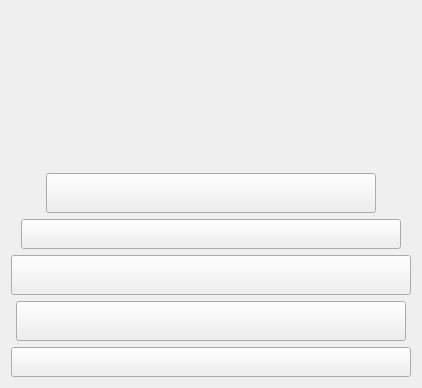
      <widget class="QWidget" name="page_2">
       <layout class="QGridLayout" name="gridLayout_3">
        <item row="3" column="0">
         <layout class="QVBoxLayout" name="verticalLayout_7">
          <item alignment="Qt::AlignHCenter|Qt::AlignVCenter">
           <widget class="QPushButton" name="crowd_control_button">
            <property name="minimumSize">
             <size>
              <width>380</width>
              <height>30</height>
             </size>
            </property>
            <property name="styleSheet">
             <string notr="true">border-image: url(:/Horus Main Page/crowdcontrol.png);</string>
            </property>
            <property name="text">
             <string/>
            </property>
           </widget>
          </item>
         </layout>
        </item>
        <item row="2" column="0">
         <layout class="QVBoxLayout" name="verticalLayout_6">
          <item alignment="Qt::AlignHCenter|Qt::AlignVCenter">
           <widget class="QPushButton" name="single_user_button">
            <property name="minimumSize">
             <size>
              <width>330</width>
              <height>40</height>
             </size>
            </property>
            <property name="styleSheet">
             <string notr="true">border-image: url(:/Horus Main Page/singleuser.png);</string>
            </property>
            <property name="text">
             <string/>
            </property>
           </widget>
          </item>
         </layout>
        </item>
        <item row="4" column="0">
         <layout class="QVBoxLayout" name="verticalLayout_8">
          <item alignment="Qt::AlignHCenter|Qt::AlignVCenter">
           <widget class="QPushButton" name="deception_detection_button">
            <property name="minimumSize">
             <size>
              <width>400</width>
              <height>40</height>
             </size>
            </property>
            <property name="styleSheet">
             <string notr="true">border-image: url(:/Horus Main Page/deceptiondetection.png);</string>
            </property>
            <property name="text">
             <string/>
            </property>
           </widget>
          </item>
         </layout>
        </item>
        <item row="6" column="0">
         <layout class="QVBoxLayout" name="verticalLayout_11">
          <item alignment="Qt::AlignHCenter|Qt::AlignVCenter">
           <widget class="QPushButton" name="screen_capture_button">
            <property name="minimumSize">
             <size>
              <width>400</width>
              <height>30</height>
             </size>
            </property>
            <property name="styleSheet">
             <string notr="true">border-image: url(:/Horus Main Page/screencaptıure.png);</string>
            </property>
            <property name="text">
             <string/>
            </property>
           </widget>
          </item>
         </layout>
        </item>
        <item row="5" column="0">
         <layout class="QVBoxLayout" name="verticalLayout_10">
          <item alignment="Qt::AlignHCenter|Qt::AlignVCenter">
           <widget class="QPushButton" name="list_analysis_button">
            <property name="minimumSize">
             <size>
              <width>390</width>
              <height>40</height>
             </size>
            </property>
            <property name="styleSheet">
             <string notr="true">border-image: url(:/Horus Main Page/lastanalyses.png);</string>
            </property>
            <property name="text">
             <string/>
            </property>
           </widget>
          </item>
         </layout>
        </item>
        <item row="0" column="0">
         <layout class="QVBoxLayout" name="verticalLayout_3">
          <property name="spacing">
           <number>0</number>
          </property>
          <item alignment="Qt::AlignHCenter|Qt::AlignVCenter">
           <widget class="QLabel" name="horus_image_label">
            <property name="minimumSize">
             <size>
              <width>200</width>
              <height>100</height>
             </size>
            </property>
            <property name="styleSheet">
             <string notr="true">border-image: url(:/Horus Main Page/Horus.png);</string>
            </property>
            <property name="text">
             <string/>
            </property>
           </widget>
          </item>
         </layout>
        </item>
        <item row="1" column="0">
         <layout class="QVBoxLayout" name="verticalLayout_4">
          <item alignment="Qt::AlignHCenter|Qt::AlignVCenter">
           <widget class="QLabel" name="choose_mode_label">
            <property name="minimumSize">
             <size>
              <width>400</width>
              <height>50</height>
             </size>
            </property>
            <property name="styleSheet">
             <string notr="true">border-image: url(:/Horus Main Page/choosemode.png);</string>
            </property>
            <property name="text">
             <string/>
            </property>
           </widget>
          </item>
         </layout>
        </item>
       </layout>
      </widget>
